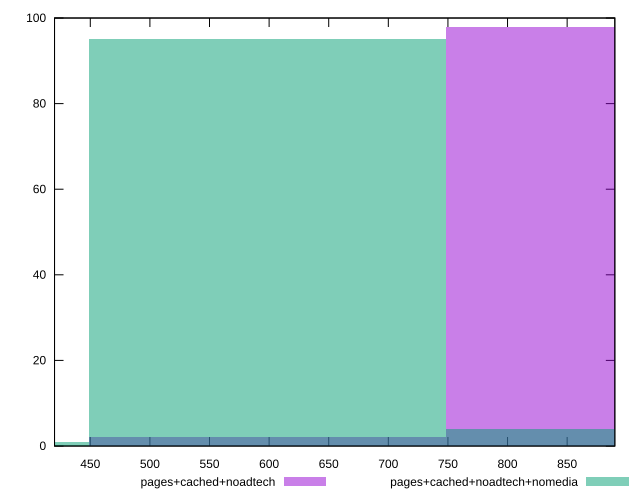

This figure's gnuplot source:
reset

$pagesCachedNoadtech <<EOF
897.6588646517495 98
598.4392431011663 2
EOF

$pagesCachedNoadtechNomedia <<EOF
598.4392431011663 95
897.6588646517495 4
299.21962155058316 1
EOF

set key outside below
set boxwidth 299.21962155058316
set xrange [420:890]
set yrange [0:100]
set trange [0:100]
set style fill transparent solid 0.5 noborder
set terminal svg size 640, 500 enhanced background rgb 'white'
set output "report_00025_2021-02-22T21:38:55.199Z/uses-http2/comparison/histogram/2_vs_3.svg"

plot $pagesCachedNoadtech title "pages+cached+noadtech" with boxes, \
     $pagesCachedNoadtechNomedia title "pages+cached+noadtech+nomedia" with boxes

reset
